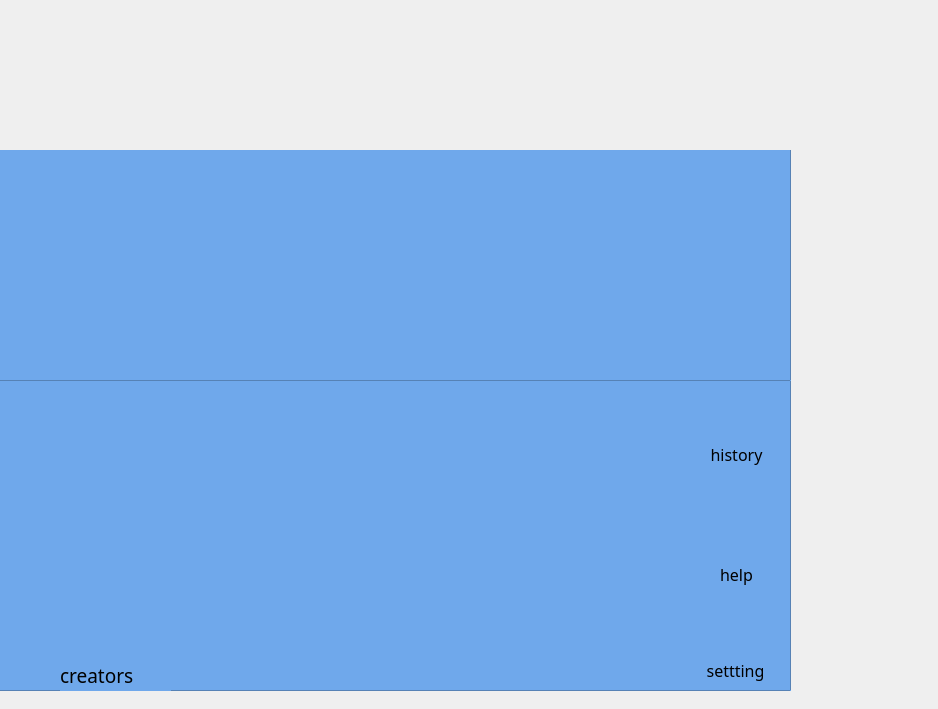
<?xml version="1.0" encoding="UTF-8"?>
<ui version="4.0">
 <class>MainWindow</class>
 <widget class="QMainWindow" name="MainWindow">
  <property name="geometry">
   <rect>
    <x>0</x>
    <y>0</y>
    <width>938</width>
    <height>709</height>
   </rect>
  </property>
  <property name="sizePolicy">
   <sizepolicy hsizetype="Maximum" vsizetype="Fixed">
    <horstretch>0</horstretch>
    <verstretch>0</verstretch>
   </sizepolicy>
  </property>
  <property name="minimumSize">
   <size>
    <width>938</width>
    <height>709</height>
   </size>
  </property>
  <property name="maximumSize">
   <size>
    <width>938</width>
    <height>709</height>
   </size>
  </property>
  <property name="windowTitle">
   <string>MainWindow</string>
  </property>
  <property name="toolTip">
   <string>&lt;html&gt;&lt;head/&gt;&lt;body&gt;&lt;p&gt;&lt;img src=&quot;:/new/prefix1/New folder/Background.jpg&quot;/&gt;&lt;/p&gt;&lt;/body&gt;&lt;/html&gt;</string>
  </property>
  <property name="styleSheet">
   <string notr="true"/>
  </property>
  <widget class="QWidget" name="centralwidget">
   <widget class="QStackedWidget" name="stackedWidget">
    <property name="geometry">
     <rect>
      <x>0</x>
      <y>150</y>
      <width>941</width>
      <height>721</height>
     </rect>
    </property>
    <property name="font">
     <font>
      <family>Snap ITC</family>
      <pointsize>12</pointsize>
     </font>
    </property>
    <property name="cursor">
     <cursorShape>OpenHandCursor</cursorShape>
    </property>
    <property name="styleSheet">
     <string notr="true"/>
    </property>
    <property name="currentIndex">
     <number>2</number>
    </property>
    <widget class="QWidget" name="p1_load">
     <property name="styleSheet">
      <string notr="true">image: url(:/new/prefix1/New folder/Background.jpg);</string>
     </property>
     <widget class="QProgressBar" name="progressBar">
      <property name="geometry">
       <rect>
        <x>440</x>
        <y>430</y>
        <width>271</width>
        <height>21</height>
       </rect>
      </property>
      <property name="styleSheet">
       <string notr="true">background-color: rgb(95, 0, 71);
background-color: rgb(255, 255, 255);

</string>
      </property>
      <property name="value">
       <number>1</number>
      </property>
      <property name="invertedAppearance">
       <bool>false</bool>
      </property>
     </widget>
     <widget class="QPushButton" name="pushButton_continue">
      <property name="geometry">
       <rect>
        <x>510</x>
        <y>460</y>
        <width>141</width>
        <height>21</height>
       </rect>
      </property>
      <property name="font">
       <font>
        <family>Snap ITC</family>
        <pointsize>10</pointsize>
       </font>
      </property>
      <property name="cursor">
       <cursorShape>OpenHandCursor</cursorShape>
      </property>
      <property name="mouseTracking">
       <bool>true</bool>
      </property>
      <property name="tabletTracking">
       <bool>false</bool>
      </property>
      <property name="focusPolicy">
       <enum>Qt::StrongFocus</enum>
      </property>
      <property name="styleSheet">
       <string notr="true">:hover {
  background-color: orange; /* رنگ هنگام hover */
}
</string>
      </property>
      <property name="text">
       <string>Press to continue</string>
      </property>
      <property name="icon">
       <iconset theme="accessories-calculator"/>
      </property>
      <property name="autoDefault">
       <bool>false</bool>
      </property>
      <property name="default">
       <bool>false</bool>
      </property>
      <property name="flat">
       <bool>false</bool>
      </property>
     </widget>
     <widget class="QFrame" name="frame_5">
      <property name="geometry">
       <rect>
        <x>0</x>
        <y>0</y>
        <width>811</width>
        <height>581</height>
       </rect>
      </property>
      <property name="frameShape">
       <enum>QFrame::StyledPanel</enum>
      </property>
      <property name="frameShadow">
       <enum>QFrame::Raised</enum>
      </property>
     </widget>
     <zorder>frame_5</zorder>
     <zorder>progressBar</zorder>
     <zorder>pushButton_continue</zorder>
    </widget>
    <widget class="QWidget" name="p2_log1">
     <widget class="QFrame" name="frame">
      <property name="geometry">
       <rect>
        <x>300</x>
        <y>30</y>
        <width>201</width>
        <height>131</height>
       </rect>
      </property>
      <property name="styleSheet">
       <string notr="true">border-image: url(:/new/prefix1/New folder/Plants_vs_Zombies_logo.png);</string>
      </property>
      <property name="frameShape">
       <enum>QFrame::StyledPanel</enum>
      </property>
      <property name="frameShadow">
       <enum>QFrame::Raised</enum>
      </property>
     </widget>
     <widget class="QFrame" name="frame_2">
      <property name="geometry">
       <rect>
        <x>0</x>
        <y>90</y>
        <width>271</width>
        <height>441</height>
       </rect>
      </property>
      <property name="styleSheet">
       <string notr="true">image: url(:/new/prefix1/New folder/back2.png);</string>
      </property>
      <property name="frameShape">
       <enum>QFrame::StyledPanel</enum>
      </property>
      <property name="frameShadow">
       <enum>QFrame::Raised</enum>
      </property>
     </widget>
     <widget class="QLineEdit" name="In_username">
      <property name="geometry">
       <rect>
        <x>320</x>
        <y>230</y>
        <width>211</width>
        <height>24</height>
       </rect>
      </property>
      <property name="styleSheet">
       <string notr="true">background-color: rgb(255, 255, 255);</string>
      </property>
     </widget>
     <widget class="QLineEdit" name="In_Password">
      <property name="geometry">
       <rect>
        <x>320</x>
        <y>270</y>
        <width>211</width>
        <height>24</height>
       </rect>
      </property>
      <property name="styleSheet">
       <string notr="true">background-color: rgb(255, 255, 255);</string>
      </property>
     </widget>
     <widget class="QLabel" name="label">
      <property name="geometry">
       <rect>
        <x>220</x>
        <y>230</y>
        <width>91</width>
        <height>20</height>
       </rect>
      </property>
      <property name="font">
       <font>
        <family>Segoe UI Black</family>
        <pointsize>12</pointsize>
       </font>
      </property>
      <property name="styleSheet">
       <string notr="true">color: rgb(0, 0, 0);</string>
      </property>
      <property name="text">
       <string>Username:</string>
      </property>
     </widget>
     <widget class="QLabel" name="label_2">
      <property name="geometry">
       <rect>
        <x>220</x>
        <y>270</y>
        <width>81</width>
        <height>16</height>
       </rect>
      </property>
      <property name="font">
       <font>
        <family>Segoe UI Black</family>
        <pointsize>12</pointsize>
       </font>
      </property>
      <property name="styleSheet">
       <string notr="true">color: rgb(0, 0, 0);</string>
      </property>
      <property name="text">
       <string>Password:</string>
      </property>
     </widget>
     <widget class="QPushButton" name="pushBtn_Login">
      <property name="geometry">
       <rect>
        <x>380</x>
        <y>320</y>
        <width>80</width>
        <height>24</height>
       </rect>
      </property>
      <property name="styleSheet">
       <string notr="true">background-color: rgb(0, 170, 0);
color: rgb(170, 0, 0);</string>
      </property>
      <property name="text">
       <string>Login</string>
      </property>
     </widget>
     <widget class="QFrame" name="frame_3">
      <property name="geometry">
       <rect>
        <x>520</x>
        <y>90</y>
        <width>281</width>
        <height>451</height>
       </rect>
      </property>
      <property name="styleSheet">
       <string notr="true">image: url(:/new/prefix1/New folder/back2-2.png);</string>
      </property>
      <property name="frameShape">
       <enum>QFrame::StyledPanel</enum>
      </property>
      <property name="frameShadow">
       <enum>QFrame::Raised</enum>
      </property>
     </widget>
     <widget class="QFrame" name="frame_4">
      <property name="geometry">
       <rect>
        <x>-1</x>
        <y>-10</y>
        <width>801</width>
        <height>501</height>
       </rect>
      </property>
      <property name="styleSheet">
       <string notr="true">background-color: rgb(255, 234, 5);</string>
      </property>
      <property name="frameShape">
       <enum>QFrame::StyledPanel</enum>
      </property>
      <property name="frameShadow">
       <enum>QFrame::Raised</enum>
      </property>
      <widget class="QPushButton" name="pushBtn_Forgot">
       <property name="geometry">
        <rect>
         <x>330</x>
         <y>420</y>
         <width>131</width>
         <height>24</height>
        </rect>
       </property>
       <property name="font">
        <font>
         <family>Segoe UI Black</family>
         <pointsize>10</pointsize>
        </font>
       </property>
       <property name="cursor">
        <cursorShape>OpenHandCursor</cursorShape>
       </property>
       <property name="styleSheet">
        <string notr="true">color: rgb(8, 12, 255);</string>
       </property>
       <property name="text">
        <string>Forgot Password</string>
       </property>
       <property name="flat">
        <bool>true</bool>
       </property>
      </widget>
      <widget class="QPushButton" name="pushBtn_CreatAcc">
       <property name="geometry">
        <rect>
         <x>340</x>
         <y>440</y>
         <width>111</width>
         <height>31</height>
        </rect>
       </property>
       <property name="font">
        <font>
         <family>Segoe UI Black</family>
         <pointsize>10</pointsize>
        </font>
       </property>
       <property name="cursor">
        <cursorShape>OpenHandCursor</cursorShape>
       </property>
       <property name="styleSheet">
        <string notr="true">color: rgb(8, 12, 255);</string>
       </property>
       <property name="text">
        <string>Creat Account</string>
       </property>
       <property name="flat">
        <bool>true</bool>
       </property>
      </widget>
     </widget>
     <zorder>frame_4</zorder>
     <zorder>frame_3</zorder>
     <zorder>frame</zorder>
     <zorder>frame_2</zorder>
     <zorder>In_username</zorder>
     <zorder>In_Password</zorder>
     <zorder>label</zorder>
     <zorder>label_2</zorder>
     <zorder>pushBtn_Login</zorder>
    </widget>
    <widget class="QWidget" name="page">
     <property name="styleSheet">
      <string notr="true"/>
     </property>
     <widget class="QFrame" name="frame_6">
      <property name="geometry">
       <rect>
        <x>-30</x>
        <y>-10</y>
        <width>821</width>
        <height>551</height>
       </rect>
      </property>
      <property name="styleSheet">
       <string notr="true">background-color: rgb(111, 168, 235);</string>
      </property>
      <property name="frameShape">
       <enum>QFrame::StyledPanel</enum>
      </property>
      <property name="frameShadow">
       <enum>QFrame::Raised</enum>
      </property>
      <widget class="QFrame" name="frame_8">
       <property name="geometry">
        <rect>
         <x>20</x>
         <y>-20</y>
         <width>801</width>
         <height>261</height>
        </rect>
       </property>
       <property name="styleSheet">
        <string notr="true">image: url(:/new/prefix1/New folder/photo12497558217.jpg);</string>
       </property>
       <property name="frameShape">
        <enum>QFrame::StyledPanel</enum>
       </property>
       <property name="frameShadow">
        <enum>QFrame::Raised</enum>
       </property>
       <widget class="QPushButton" name="pushButton_8">
        <property name="geometry">
         <rect>
          <x>-10</x>
          <y>30</y>
          <width>161</width>
          <height>71</height>
         </rect>
        </property>
        <property name="styleSheet">
         <string notr="true">image: url(:/new/prefix1/New folder/photo_2024-07-10_18-02-19_prev_ui (2).png);</string>
        </property>
        <property name="text">
         <string/>
        </property>
        <property name="flat">
         <bool>true</bool>
        </property>
       </widget>
      </widget>
      <widget class="QLabel" name="label_3">
       <property name="geometry">
        <rect>
         <x>90</x>
         <y>520</y>
         <width>111</width>
         <height>31</height>
        </rect>
       </property>
       <property name="font">
        <font>
         <family>Snap ITC</family>
         <pointsize>14</pointsize>
        </font>
       </property>
       <property name="text">
        <string>creators</string>
       </property>
      </widget>
      <widget class="QPushButton" name="pushButton">
       <property name="geometry">
        <rect>
         <x>730</x>
         <y>450</y>
         <width>71</width>
         <height>81</height>
        </rect>
       </property>
       <property name="cursor">
        <cursorShape>OpenHandCursor</cursorShape>
       </property>
       <property name="styleSheet">
        <string notr="true">image: url(:/new/prefix1/New folder/parspng..png);</string>
       </property>
       <property name="text">
        <string/>
       </property>
       <property name="flat">
        <bool>true</bool>
       </property>
      </widget>
      <widget class="QPushButton" name="pushButton_2">
       <property name="geometry">
        <rect>
         <x>-40</x>
         <y>270</y>
         <width>371</width>
         <height>281</height>
        </rect>
       </property>
       <property name="cursor">
        <cursorShape>OpenHandCursor</cursorShape>
       </property>
       <property name="styleSheet">
        <string notr="true">image: url(:/new/prefix1/New folder/any.png);</string>
       </property>
       <property name="text">
        <string/>
       </property>
       <property name="flat">
        <bool>true</bool>
       </property>
      </widget>
      <widget class="QPushButton" name="pushButton_3">
       <property name="geometry">
        <rect>
         <x>710</x>
         <y>510</y>
         <width>111</width>
         <height>41</height>
        </rect>
       </property>
       <property name="font">
        <font>
         <family>Snap ITC</family>
         <pointsize>12</pointsize>
        </font>
       </property>
       <property name="text">
        <string>settting</string>
       </property>
       <property name="flat">
        <bool>true</bool>
       </property>
      </widget>
      <widget class="QPushButton" name="pushButton_4">
       <property name="geometry">
        <rect>
         <x>710</x>
         <y>330</y>
         <width>101</width>
         <height>101</height>
        </rect>
       </property>
       <property name="styleSheet">
        <string notr="true">image: url(:/new/prefix1/New folder/photo_2024-07-10_17-48-27_prev_ui (1).png);</string>
       </property>
       <property name="text">
        <string/>
       </property>
       <property name="flat">
        <bool>true</bool>
       </property>
      </widget>
      <widget class="QPushButton" name="pushButton_5">
       <property name="geometry">
        <rect>
         <x>720</x>
         <y>420</y>
         <width>93</width>
         <height>29</height>
        </rect>
       </property>
       <property name="font">
        <font>
         <family>Snap ITC</family>
         <pointsize>12</pointsize>
        </font>
       </property>
       <property name="text">
        <string>help</string>
       </property>
       <property name="flat">
        <bool>true</bool>
       </property>
      </widget>
      <widget class="QPushButton" name="pushButton_7">
       <property name="geometry">
        <rect>
         <x>370</x>
         <y>490</y>
         <width>93</width>
         <height>29</height>
        </rect>
       </property>
       <property name="text">
        <string/>
       </property>
       <property name="flat">
        <bool>true</bool>
       </property>
      </widget>
      <widget class="QPushButton" name="pushButton_6">
       <property name="geometry">
        <rect>
         <x>310</x>
         <y>330</y>
         <width>271</width>
         <height>221</height>
        </rect>
       </property>
       <property name="cursor">
        <cursorShape>OpenHandCursor</cursorShape>
       </property>
       <property name="styleSheet">
        <string notr="true">image: url(:/new/prefix1/New folder/come.png);</string>
       </property>
       <property name="text">
        <string/>
       </property>
       <property name="flat">
        <bool>true</bool>
       </property>
      </widget>
      <widget class="QPushButton" name="pushButton_9">
       <property name="geometry">
        <rect>
         <x>700</x>
         <y>220</y>
         <width>131</width>
         <height>101</height>
        </rect>
       </property>
       <property name="cursor">
        <cursorShape>OpenHandCursor</cursorShape>
       </property>
       <property name="styleSheet">
        <string notr="true">image: url(:/new/prefix1/New folder/history.png);</string>
       </property>
       <property name="text">
        <string/>
       </property>
       <property name="flat">
        <bool>true</bool>
       </property>
      </widget>
      <widget class="QPushButton" name="pushButton_10">
       <property name="geometry">
        <rect>
         <x>720</x>
         <y>300</y>
         <width>93</width>
         <height>29</height>
        </rect>
       </property>
       <property name="font">
        <font>
         <family>Snap ITC</family>
         <pointsize>12</pointsize>
        </font>
       </property>
       <property name="text">
        <string>history</string>
       </property>
       <property name="flat">
        <bool>true</bool>
       </property>
      </widget>
     </widget>
    </widget>
    <widget class="QWidget" name="page_2">
     <property name="styleSheet">
      <string notr="true">image: url(:/new/prefix1/New folder/Background2 (1) (1).png);</string>
     </property>
     <widget class="QPushButton" name="pushButton_11">
      <property name="geometry">
       <rect>
        <x>150</x>
        <y>150</y>
        <width>481</width>
        <height>81</height>
       </rect>
      </property>
      <property name="styleSheet">
       <string notr="true">image: url(:/new/prefix1/New folder/menu.jpg);</string>
      </property>
      <property name="text">
       <string/>
      </property>
      <property name="flat">
       <bool>true</bool>
      </property>
     </widget>
     <widget class="QPushButton" name="pushButton_12">
      <property name="geometry">
       <rect>
        <x>120</x>
        <y>160</y>
        <width>141</width>
        <height>61</height>
       </rect>
      </property>
      <property name="font">
       <font>
        <family>Snap ITC</family>
        <pointsize>12</pointsize>
       </font>
      </property>
      <property name="styleSheet">
       <string notr="true">image: url(:/new/prefix1/New folder/brownphoto.jpg);
color: rgb(221, 204, 154);</string>
      </property>
      <property name="text">
       <string>stop</string>
      </property>
      <property name="flat">
       <bool>true</bool>
      </property>
     </widget>
     <widget class="QPushButton" name="pushButton_13">
      <property name="geometry">
       <rect>
        <x>170</x>
        <y>198</y>
        <width>421</width>
        <height>31</height>
       </rect>
      </property>
      <property name="font">
       <font>
        <family>Snap ITC</family>
        <pointsize>12</pointsize>
       </font>
      </property>
      <property name="styleSheet">
       <string notr="true">image: url(:/new/prefix1/New folder/brownphoto.jpg);</string>
      </property>
      <property name="text">
       <string>  50   100  100 175 150 125</string>
      </property>
      <property name="flat">
       <bool>true</bool>
      </property>
     </widget>
     <widget class="QPushButton" name="pushButton_14">
      <property name="geometry">
       <rect>
        <x>210</x>
        <y>160</y>
        <width>91</width>
        <height>41</height>
       </rect>
      </property>
      <property name="styleSheet">
       <string notr="true">image: url(:/new/prefix1/New folder/5daf0e13-6d44-442a-82ae-26068dc6baa3-4.png);</string>
      </property>
      <property name="text">
       <string/>
      </property>
      <property name="flat">
       <bool>true</bool>
      </property>
     </widget>
     <widget class="QPushButton" name="pushButton_15">
      <property name="geometry">
       <rect>
        <x>270</x>
        <y>140</y>
        <width>81</width>
        <height>61</height>
       </rect>
      </property>
      <property name="styleSheet">
       <string notr="true">image: url(:/new/prefix1/New folder/252ea746-3c5e-4a72-ad4e-957e79283ef4-4.png);</string>
      </property>
      <property name="text">
       <string/>
      </property>
      <property name="flat">
       <bool>true</bool>
      </property>
     </widget>
     <widget class="QPushButton" name="pushButton_16">
      <property name="geometry">
       <rect>
        <x>340</x>
        <y>150</y>
        <width>91</width>
        <height>61</height>
       </rect>
      </property>
      <property name="styleSheet">
       <string notr="true">image: url(:/new/prefix1/New folder/walnut (1).png);</string>
      </property>
      <property name="text">
       <string/>
      </property>
      <property name="flat">
       <bool>true</bool>
      </property>
     </widget>
     <widget class="QPushButton" name="pushButton_17">
      <property name="geometry">
       <rect>
        <x>390</x>
        <y>160</y>
        <width>71</width>
        <height>51</height>
       </rect>
      </property>
      <property name="styleSheet">
       <string notr="true">image: url(:/new/prefix1/New folder/d36d2480c47242889d8029aaaf14129fyArWDsQjEXLc88b6-1.png);</string>
      </property>
      <property name="text">
       <string/>
      </property>
      <property name="flat">
       <bool>true</bool>
      </property>
     </widget>
     <widget class="QPushButton" name="pushButton_18">
      <property name="geometry">
       <rect>
        <x>430</x>
        <y>160</y>
        <width>101</width>
        <height>51</height>
       </rect>
      </property>
      <property name="styleSheet">
       <string notr="true">image: url(:/new/prefix1/New folder/1e0523cbdaf24f8fa9f6c4dd21032606SqtxlREDcbgDYDlF-3.png);</string>
      </property>
      <property name="text">
       <string/>
      </property>
      <property name="flat">
       <bool>true</bool>
      </property>
     </widget>
     <widget class="QPushButton" name="pushButton_19">
      <property name="geometry">
       <rect>
        <x>500</x>
        <y>160</y>
        <width>71</width>
        <height>51</height>
       </rect>
      </property>
      <property name="styleSheet">
       <string notr="true">image: url(:/new/prefix1/New folder/boomrang_transparent.png);</string>
      </property>
      <property name="text">
       <string/>
      </property>
      <property name="flat">
       <bool>true</bool>
      </property>
     </widget>
     <widget class="QPushButton" name="pushButton_20">
      <property name="geometry">
       <rect>
        <x>830</x>
        <y>290</y>
        <width>141</width>
        <height>81</height>
       </rect>
      </property>
      <property name="styleSheet">
       <string notr="true">image: url(:/new/prefix1/New folder/plane son.jpg);</string>
      </property>
      <property name="text">
       <string/>
      </property>
      <property name="flat">
       <bool>true</bool>
      </property>
     </widget>
     <widget class="QPushButton" name="pushButton_22">
      <property name="geometry">
       <rect>
        <x>852</x>
        <y>340</y>
        <width>101</width>
        <height>31</height>
       </rect>
      </property>
      <property name="font">
       <font>
        <family>Snap ITC</family>
        <pointsize>12</pointsize>
       </font>
      </property>
      <property name="styleSheet">
       <string notr="true">image: url(:/new/prefix1/New folder/brownphoto.jpg);
color: rgb(232, 222, 184);</string>
      </property>
      <property name="text">
       <string>0</string>
      </property>
      <property name="flat">
       <bool>true</bool>
      </property>
     </widget>
     <widget class="QPushButton" name="pushButton_21">
      <property name="geometry">
       <rect>
        <x>850</x>
        <y>290</y>
        <width>101</width>
        <height>61</height>
       </rect>
      </property>
      <property name="styleSheet">
       <string notr="true">image: url(:/new/prefix1/New folder/Sun_PvZ2 (2).png);</string>
      </property>
      <property name="text">
       <string/>
      </property>
      <property name="flat">
       <bool>true</bool>
      </property>
     </widget>
    </widget>
    <widget class="QWidget" name="page_3">
     <property name="styleSheet">
      <string notr="true">image: url(:/new/prefix1/New folder/Background2 (1) (1).png);</string>
     </property>
     <widget class="QPushButton" name="pushButton_23">
      <property name="geometry">
       <rect>
        <x>100</x>
        <y>160</y>
        <width>491</width>
        <height>61</height>
       </rect>
      </property>
      <property name="styleSheet">
       <string notr="true">image: url(:/new/prefix1/New folder/menu.jpg);</string>
      </property>
      <property name="text">
       <string/>
      </property>
      <property name="flat">
       <bool>true</bool>
      </property>
     </widget>
     <widget class="QToolButton" name="toolButton">
      <property name="geometry">
       <rect>
        <x>160</x>
        <y>160</y>
        <width>51</width>
        <height>61</height>
       </rect>
      </property>
      <property name="font">
       <font>
        <family>Snap ITC</family>
        <pointsize>10</pointsize>
       </font>
      </property>
      <property name="styleSheet">
       <string notr="true">color: rgb(231, 207, 167);</string>
      </property>
      <property name="text">
       <string>stop</string>
      </property>
      <property name="autoRaise">
       <bool>true</bool>
      </property>
     </widget>
     <widget class="QPushButton" name="pushButton_24">
      <property name="geometry">
       <rect>
        <x>220</x>
        <y>160</y>
        <width>41</width>
        <height>51</height>
       </rect>
      </property>
      <property name="styleSheet">
       <string notr="true">image: url(:/zombies/New folder/regullar zombie.png);</string>
      </property>
      <property name="text">
       <string/>
      </property>
      <property name="flat">
       <bool>true</bool>
      </property>
     </widget>
     <widget class="QToolButton" name="toolButton_2">
      <property name="geometry">
       <rect>
        <x>180</x>
        <y>190</y>
        <width>331</width>
        <height>41</height>
       </rect>
      </property>
      <property name="font">
       <font>
        <family>Snap ITC</family>
        <pointsize>9</pointsize>
       </font>
      </property>
      <property name="text">
       <string>100  200 150 150 200 800</string>
      </property>
      <property name="autoRaise">
       <bool>true</bool>
      </property>
     </widget>
     <widget class="QPushButton" name="pushButton_25">
      <property name="geometry">
       <rect>
        <x>260</x>
        <y>150</y>
        <width>51</width>
        <height>61</height>
       </rect>
      </property>
      <property name="styleSheet">
       <string notr="true">image: url(:/zombies/New folder/buckethead zombie.png);</string>
      </property>
      <property name="text">
       <string/>
      </property>
      <property name="flat">
       <bool>true</bool>
      </property>
     </widget>
     <widget class="QPushButton" name="pushButton_26">
      <property name="geometry">
       <rect>
        <x>290</x>
        <y>170</y>
        <width>71</width>
        <height>41</height>
       </rect>
      </property>
      <property name="styleSheet">
       <string notr="true">image: url(:/zombies/New folder/leafheadzombie.png);</string>
      </property>
      <property name="text">
       <string/>
      </property>
      <property name="flat">
       <bool>true</bool>
      </property>
     </widget>
     <widget class="QPushButton" name="pushButton_27">
      <property name="geometry">
       <rect>
        <x>320</x>
        <y>160</y>
        <width>91</width>
        <height>51</height>
       </rect>
      </property>
      <property name="styleSheet">
       <string notr="true">image: url(:/zombies/New folder/tall zombie.png);</string>
      </property>
      <property name="text">
       <string/>
      </property>
      <property name="flat">
       <bool>true</bool>
      </property>
     </widget>
     <widget class="QPushButton" name="pushButton_28">
      <property name="geometry">
       <rect>
        <x>360</x>
        <y>170</y>
        <width>101</width>
        <height>41</height>
       </rect>
      </property>
      <property name="styleSheet">
       <string notr="true">image: url(:/zombies/New folder/astronaut zombie.png);</string>
      </property>
      <property name="text">
       <string/>
      </property>
      <property name="flat">
       <bool>true</bool>
      </property>
     </widget>
     <widget class="QPushButton" name="pushButton_29">
      <property name="geometry">
       <rect>
        <x>410</x>
        <y>170</y>
        <width>81</width>
        <height>41</height>
       </rect>
      </property>
      <property name="styleSheet">
       <string notr="true">image: url(:/zombies/New folder/purplehair zombies.png);</string>
      </property>
      <property name="text">
       <string/>
      </property>
      <property name="flat">
       <bool>true</bool>
      </property>
     </widget>
     <widget class="QPushButton" name="pushButton_30">
      <property name="geometry">
       <rect>
        <x>830</x>
        <y>290</y>
        <width>141</width>
        <height>81</height>
       </rect>
      </property>
      <property name="styleSheet">
       <string notr="true">image: url(:/new/prefix1/New folder/plane son.jpg);</string>
      </property>
      <property name="text">
       <string/>
      </property>
      <property name="flat">
       <bool>true</bool>
      </property>
     </widget>
     <widget class="QToolButton" name="toolButton_3">
      <property name="geometry">
       <rect>
        <x>890</x>
        <y>340</y>
        <width>24</width>
        <height>26</height>
       </rect>
      </property>
      <property name="font">
       <font>
        <family>Snap ITC</family>
        <pointsize>10</pointsize>
       </font>
      </property>
      <property name="styleSheet">
       <string notr="true">color: rgb(222, 217, 180);</string>
      </property>
      <property name="text">
       <string>0</string>
      </property>
      <property name="autoRaise">
       <bool>true</bool>
      </property>
     </widget>
     <widget class="QPushButton" name="pushButton_31">
      <property name="geometry">
       <rect>
        <x>852</x>
        <y>300</y>
        <width>101</width>
        <height>41</height>
       </rect>
      </property>
      <property name="styleSheet">
       <string notr="true">image: url(:/new/prefix1/New folder/Credits_BigBrain.png);</string>
      </property>
      <property name="text">
       <string/>
      </property>
      <property name="flat">
       <bool>true</bool>
      </property>
     </widget>
    </widget>
   </widget>
  </widget>
 </widget>
 <resources/>
 <connections/>
</ui>
